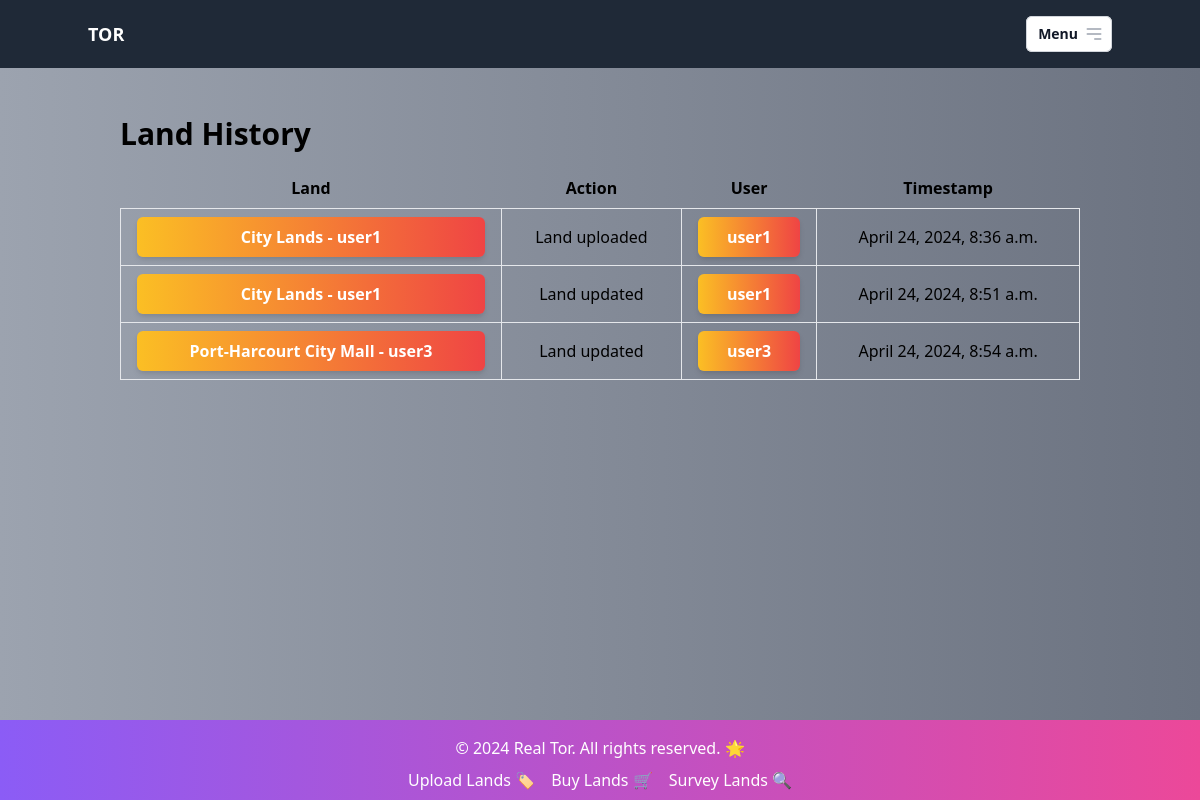
/history/land-history/ (signed in), run on an earlier commit of the app's database.
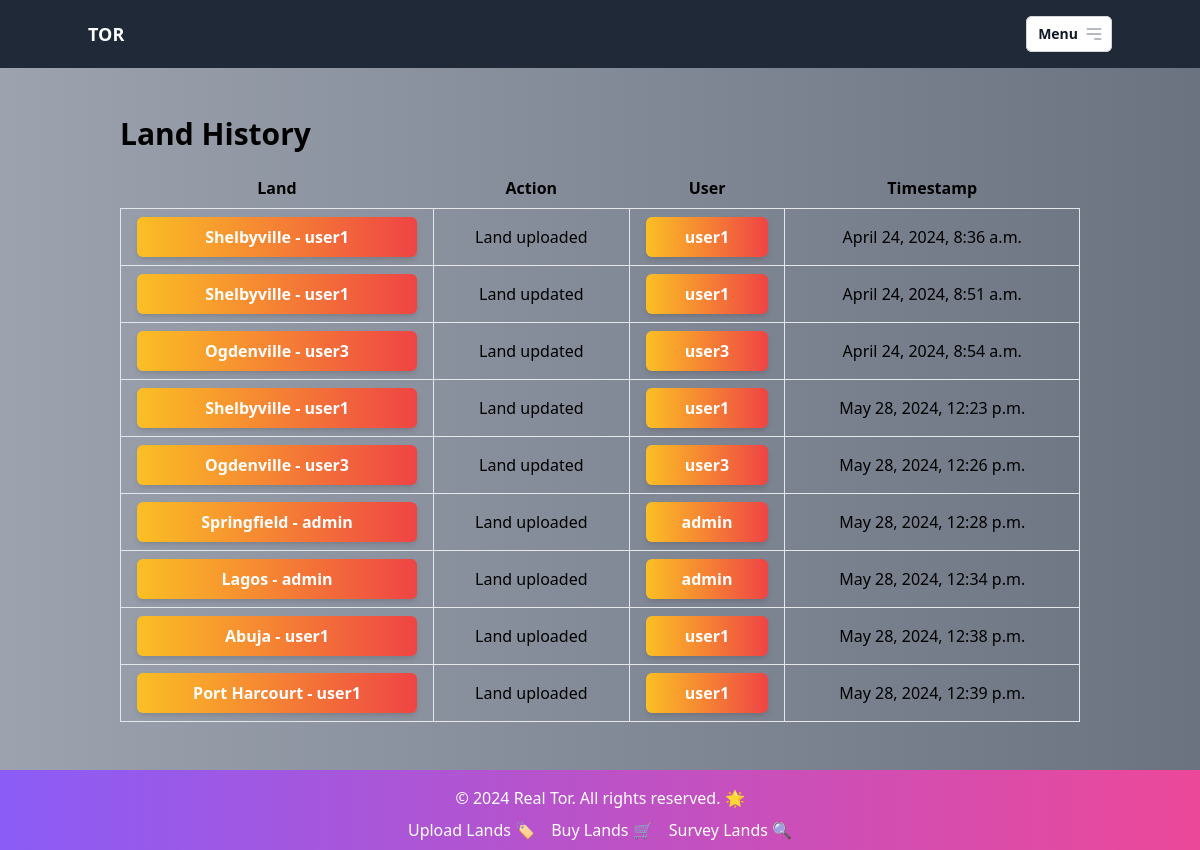
And on a later commit of the database.
### history/models.py (models this page shows, shortened)
class LandHistory(models.Model):
    land = models.ForeignKey(Land, on_delete=models.CASCADE, related_name='histories')
    action = models.CharField(max_length=255)  # E.g., "Land uploaded", "Land approved by surveyor", "Bid placed by buyer"
    user = models.ForeignKey(User, on_delete=models.SET_NULL, null=True, blank=True)
    timestamp = models.DateTimeField(auto_now_add=True)

### lands/models.py (models this page shows)
class Land(models.Model):
    location = models.CharField(max_length=100)
    size = models.DecimalField(max_digits=10, decimal_places=2)
    price = models.DecimalField(max_digits=10, decimal_places=2)
    description = models.TextField()
    ownership_status = models.BooleanField(default=False, verbose_name="Ownership Status")
    confirmation_status = models.BooleanField(default=False, verbose_name="Confirmation Status")
    images = models.ImageField(upload_to="land_images", blank=True, null=True)
    document = models.FileField(upload_to="land_documents", blank=True, null=True)
    owner = models.ForeignKey(User, on_delete=models.CASCADE, related_name="lands", verbose_name="Owner")
    class Meta:
        verbose_name = "Land"
        verbose_name_plural = "Lands"
    def __str__(self):
        return f"{self.location} - {self.owner.username}"

### history/views.py (the view)
# urls.py: path('land-history/', views.land_history, name='land_history'),
@login_required
def land_history(request):
    land_histories = LandHistory.objects.all()
    return render(request, 'history/land_history.html', {'land_histories': land_histories})

### templates/history/land_history.html
{% extends 'base.html' %}
{% block content %}
<div class="container mx-auto px-4 py-8">
    <h1 class="text-3xl font-bold mb-4">Land History</h1>
    <table class="table-auto w-full">
        <thead>
            <tr>
                <th class="px-4 py-2">Land</th>
                <th class="px-4 py-2">Action</th>
                <th class="px-4 py-2">User</th>
                <th class="px-4 py-2">Timestamp</th>
            </tr>
        </thead>
        <tbody>
            {% for land_history in land_histories %}
            <tr>
                <td class="border px-4 py-2">
                    <a href="{% url 'land_detail' land_history.land.id %}" class="block bg-gradient-to-r from-yellow-400 to-red-500 hover:from-yellow-500 hover:to-red-600 text-white font-semibold py-2 px-4 rounded-md shadow-md transition-colors duration-300 text-center">
                        {{ land_history.land }}
                    </a>
                </td>
                <td class="border px-4 py-2 text-center">{{ land_history.action }}</td>
                <td class="border px-4 py-2">
                    {% if land_history.user %}
                    <a href="{% url 'user_profile' land_history.user.id %}" class="block bg-gradient-to-r from-yellow-400 to-red-500 hover:from-yellow-500 hover:to-red-600 text-white font-semibold py-2 px-4 rounded-md shadow-md transition-colors duration-300 text-center">
                        {{ land_history.user }}
                    </a>
                    {% else %}
                    <span class="text-gray-500">N/A</span>
                    {% endif %}
                </td>
                <td class="border px-4 py-2 text-center">{{ land_history.timestamp }}</td>
            </tr>
            {% endfor %}
        </tbody>
    </table>
</div>
{% endblock %}

What changed in the data, as far as the page shows it:
changed through a linked row, LandHistory "April 24, 2024, 8:36 a.m.": land "City Lands - user1" → "Shelbyville - user1"
changed through a linked row, LandHistory "April 24, 2024, 8:51 a.m.": land "City Lands - user1" → "Shelbyville - user1"
changed through a linked row, LandHistory "April 24, 2024, 8:54 a.m.": land "Port-Harcourt City Mall - user3" → "Ogdenville - user3"
added LandHistory: land "Shelbyville - user1", action "Land updated", user "user1", timestamp "May 28, 2024, 12:23 p.m."
added LandHistory: land "Ogdenville - user3", action "Land updated", user "user3", timestamp "May 28, 2024, 12:26 p.m."
added LandHistory: land "Springfield - admin", action "Land uploaded", user "admin", timestamp "May 28, 2024, 12:28 p.m."
added LandHistory: land "Lagos - admin", action "Land uploaded", user "admin", timestamp "May 28, 2024, 12:34 p.m."
added LandHistory: land "Abuja - user1", action "Land uploaded", user "user1", timestamp "May 28, 2024, 12:38 p.m."
added LandHistory: land "Port Harcourt - user1", action "Land uploaded", user "user1", timestamp "May 28, 2024, 12:39 p.m."
